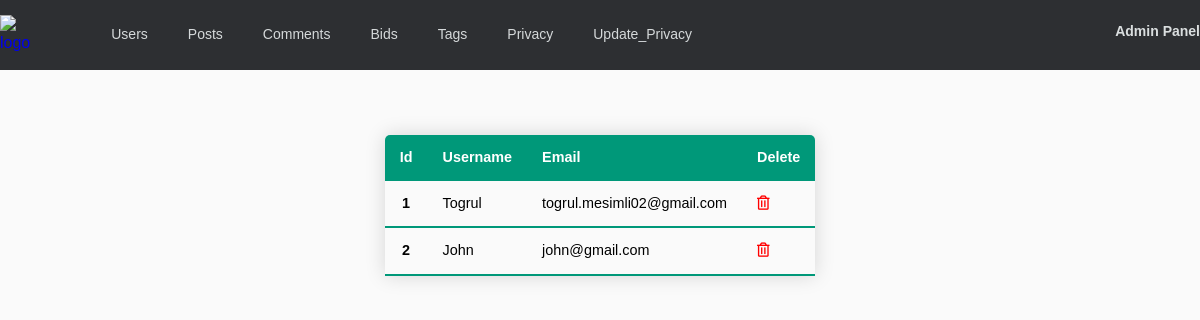
The page /admin/ (signed in) on the database its author committed.
### app/models.py (models this page shows, shortened)
class User(db.Model, UserMixin):
    id = db.Column(db.Integer, primary_key=True)
    username = db.Column(db.String(20), unique=True, nullable=False)
    email = db.Column(db.String(120), unique=True, nullable=False)
    image_file = db.Column(db.String(20), nullable=False, default='default.jpg')
    password = db.Column(db.String(60), nullable=False)
    about_user = db.Column(db.Text)
    education = db.Column(db.Text)
    speciality = db.Column(db.String(20))
    location = db.Column(db.String(20))
    age = db.Column(db.Integer)
    experience = db.Column(db.Integer)
    hourly_rate = db.Column(db.Integer)
    job_done = db.Column(db.Integer)
    posts = db.relationship('Post', backref='author', lazy=True, cascade='all,delete')
    comments = db.relationship('Comment', backref='comment_author', lazy=True, cascade='all,delete')
    bids = db.relationship('Bid', backref='bid_owner', lazy=True, cascade='all,delete')

### app/routes.py (the view)
@app.route('/admin/')
@login_required
def admin():
    users = User.query.all()
    if current_user.username == 'Togrul':
        return render_template('admin/users.html', users=users)
    else:
        abort(403)

### app/models.py (called while the page is built)
@login_manager.user_loader
def load_user(user_id):
    return User.query.get(int(user_id))

### app/templates/admin/users.html
{% extends "admin/base.html" %}
{% block css %}
<link rel="stylesheet" href="{{ url_for('static', filename='css/base.css') }}">
{% endblock %}
{% block content %}
    <table class="content-table">
        <thead>
            <tr>
                <th scope="col">Id</th>
                <th scope="col">Username</th>
                <th scope="col">Email</th>
                <th scope="col">Delete</th>
            </tr>
        </thead>
        {% for user in users %}
        <tbody>
            <tr>
                <th scope="row">{{ user.id }}</th>
                <td>{{ user.username }}</td>
                <td>{{ user.email }}</td>
                <td>
                <a href="{{url_for('admin_delete', user_id=user.id)}}"><i class="far fa-trash-alt" style="color: red;"></i></a>
                </td>
            </tr>
        </tbody>
        {% endfor %}
    </table>
    {% endblock %}

### app/static/css/style.css (style rules this page uses)
* { margin: 0; padding: 0; box-sizing: border-box; }
html, body { height: 100%; }
body { background-color: #FAFAFA; font-family: 'Open Sans', sans-serif; line-height: 1.5; }
a, button, input { transition: 0.4s; }
a { text-decoration: none; }

### app/static/css/base.css (style rules this page uses)
* { font-family: sans-serif; }
.content-table { border-collapse: collapse; margin: 25px 0; font-size: 0.9em; min-width: 400px; border-radius: 5px 5px 0 0; overflow: hidden; box-shadow: 0 0 20px rgba(0, 0, 0, 0.15); }
.content-table thead tr { background-color: #009879; color: #ffffff; text-align: left; font-weight: bold; }
.content-table th, .content-table td { padding: 12px 15px; }
.content-table tbody tr { border-bottom: 1px solid #dddddd; }
.content-table tbody tr:last-of-type { border-bottom: 2px solid #009879; }

### rows shown on the page
User: id "1", username "Togrul", email "togrul.mesimli02@gmail.com"
User: id "2", username "John", email "john@gmail.com"
